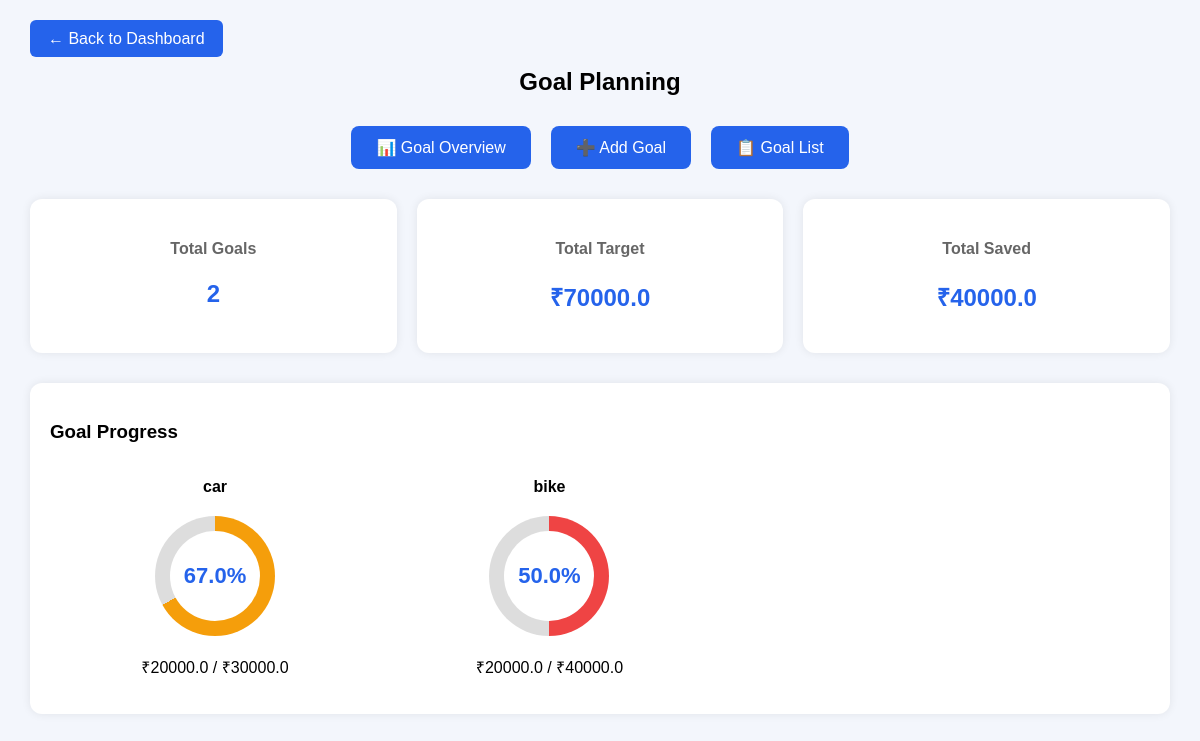
The page /goal (signed in) on the database its author committed.
### tables this page shows
CREATE TABLE goals(
        id INTEGER PRIMARY KEY AUTOINCREMENT,
        user_id INTEGER,
        goal_name TEXT,
        target_amount REAL,
        saved_amount REAL,
        target_date TEXT
    );

### app.py (the view, shortened to what this page needs)
@app.route("/goal", methods=["GET", "POST"])
def goal():
    user_id = session.get("user_id")
    if not user_id:
        return redirect("/")
    conn = sqlite3.connect("database.db")
    cursor = conn.cursor()
    cursor.execute("""
        SELECT id,
               goal_name,
               target_amount,
               saved_amount,
               target_date
        FROM goals
        WHERE user_id=?
    """, (user_id,))
    goals = cursor.fetchall()
    total_target = 0
    total_saved = 0
    for g in goals:
        total_target += float(g[2])
        total_saved += float(g[3])
    conn.close()
    return render_template(
        "goal.html",
        goals=goals,
        total_target=total_target,
        total_saved=total_saved
    )

### templates/goal.html (shortened to what this page needs)
<!DOCTYPE html>
<html>
<head>
</head>
<body>
<div class="container">
<a href="/dashboard" class="back-btn">
← Back to Dashboard
</a>
<h2>Goal Planning</h2>
<div class="tabs">
<button onclick="showOverview()">
📊 Goal Overview
</button>
<button onclick="showGoal()">
➕ Add Goal
</button>
<button onclick="showList()">
📋 Goal List
</button>
</div>
<div id="overview">
<div class="cards">
<div class="card">
<h4>Total Goals</h4>
<h2>{{ goals|length }}</h2>
</div>
<div class="card">
<h4>Total Target</h4>
<h2>₹{{ total_target }}</h2>
</div>
<div class="card">
<h4>Total Saved</h4>
<h2>₹{{ total_saved }}</h2>
</div>
</div>
<div class="progress-box">
<h3>Goal Progress</h3>
{% for goal in goals %}
{% set progress = [((goal[3]/goal[2])*100),100]|min|round(0) %}
<div class="progress-card">
<p>
<b>{{ goal[1] }}</b>
</p>
<div class="progress-circle"
style="
background:conic-gradient(
{% if progress <= 50 %}
#ef4444
{% elif progress <= 80 %}
#f59e0b
{% else %}
#22c55e
{% endif %}
{{progress}}%, #ddd 0);
">
<span>
{{ progress }}%
</span>
</div>
<p>
₹{{ goal[3] }} / ₹{{ goal[2] }}
</p>
</div>
{% endfor %}
</div>
</div>
</div>
</body>
</html>

### templates/goal.html (style rules this page uses)
body { margin:0; font-family:Arial,sans-serif; background:#f3f6fc; }
.container { width:95%; max-width:1300px; margin:30px auto; }
.back-btn { background:#2563eb; color:white; padding:10px 18px; border-radius:6px; text-decoration:none; }
h2 { text-align:center; margin:20px 0; }
.tabs { display:flex; justify-content:center; gap:20px; margin:30px 0; }
.tabs button { background:#2563eb; color:white; border:none; padding:12px 25px; border-radius:8px; cursor:pointer; font-size:16px; width:auto; }
.cards { display:grid; grid-template-columns:repeat(3,1fr); gap:20px; margin-bottom:30px; }
.card { background:white; padding:20px; border-radius:12px; text-align:center; box-shadow:0 0 10px rgba(0,0,0,.08); }
.card h4 { color:#666; }
.card h2 { color:#2563eb; }
.progress-box { background:white; padding:20px; border-radius:12px; margin-top:20px; box-shadow:0 0 10px rgba(0,0,0,.08); }
.progress-card { text-align:center; display:inline-block; width:30%; }
.progress-circle { width:120px; height:120px; border-radius:50%; display:flex; align-items:center; justify-content:center; margin:20px auto; }
.progress-circle span { width:90px; height:90px; border-radius:50%; background:white; display:flex; align-items:center; justify-content:center; font-size:22px; font-weight:bold; color:#2563eb; }

### rows shown on the page
goals: goal_name "car", progress "67.0", saved_amount "20000.0", target_amount "30000.0"
goals: goal_name "bike", progress "50.0", saved_amount "20000.0", target_amount "40000.0"

### other values the page prints
{{ goals|length }} "2"
{{ total_target }} "70000.0"
{{ total_saved }} "40000.0"
